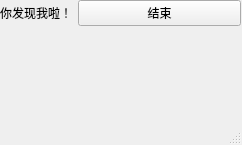
<?xml version="1.0" encoding="UTF-8"?>
<ui version="4.0">
 <class>MainWindow</class>
 <widget class="QMainWindow" name="MainWindow">
  <property name="geometry">
   <rect>
    <x>0</x>
    <y>0</y>
    <width>242</width>
    <height>145</height>
   </rect>
  </property>
  <property name="windowTitle">
   <string>2</string>
  </property>
  <widget class="QWidget" name="centralwidget">
   <widget class="QWidget" name="formLayoutWidget">
    <property name="geometry">
     <rect>
      <x>0</x>
      <y>0</y>
      <width>241</width>
      <height>121</height>
     </rect>
    </property>
    <layout class="QFormLayout" name="formLayout">
     <item row="0" column="0">
      <widget class="QLabel" name="label">
       <property name="text">
        <string>你发现我啦！</string>
       </property>
      </widget>
     </item>
     <item row="0" column="1">
      <widget class="QPushButton" name="pushButton">
       <property name="text">
        <string>结束</string>
       </property>
      </widget>
     </item>
    </layout>
   </widget>
  </widget>
  <widget class="QMenuBar" name="menubar">
   <property name="geometry">
    <rect>
     <x>0</x>
     <y>0</y>
     <width>242</width>
     <height>33</height>
    </rect>
   </property>
  </widget>
  <widget class="QStatusBar" name="statusbar"/>
 </widget>
 <resources/>
 <connections/>
</ui>
